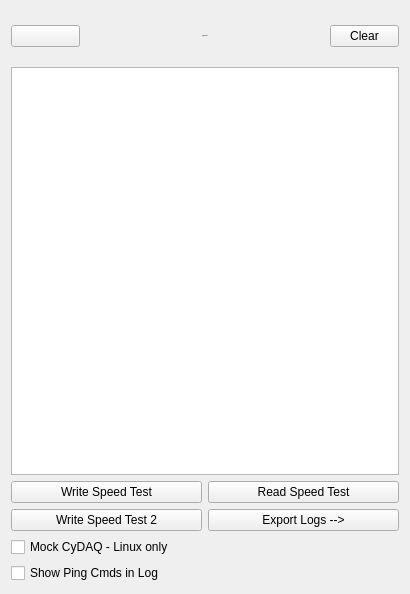
<?xml version="1.0" encoding="UTF-8"?>
<ui version="4.0">
 <class>DebugWidget</class>
 <widget class="QWidget" name="DebugWidget">
  <property name="geometry">
   <rect>
    <x>0</x>
    <y>0</y>
    <width>410</width>
    <height>594</height>
   </rect>
  </property>
  <property name="windowTitle">
   <string>Form</string>
  </property>
  <property name="autoFillBackground">
   <bool>true</bool>
  </property>
  <property name="styleSheet">
   <string notr="true">QWidget {
	font-family: &quot;Segoe UI&quot;;
	font-size: 16px;
	color: #033f63;
}

QPushButton {
	background-color: #033f63;
	color: #d9d9d9;
	border-radius: 4px;
	padding: 8px 16px;
}

#sampling_rate_label, #input_label, #filter_label, #mid_corner_label, #low_corner_label, #high_corner_label {
	font-size: 20px;
	text-align: center;
	color: #98012e;
}

background-color: #d9d9d9;</string>
  </property>
  <layout class="QVBoxLayout" name="verticalLayout">
   <item>
    <layout class="QHBoxLayout" name="horizontalLayout_1">
     <item>
      <widget class="QPushButton" name="home_btn">
       <property name="maximumSize">
        <size>
         <width>69</width>
         <height>16777215</height>
        </size>
       </property>
       <property name="text">
        <string/>
       </property>
       <property name="icon">
        <iconset resource="basic_operation.qrc">
         <normaloff>:/assets/assets/home_icon.png</normaloff>:/assets/assets/home_icon.png</iconset>
       </property>
      </widget>
     </item>
     <item>
      <widget class="QLabel" name="label_3">
       <property name="sizePolicy">
        <sizepolicy hsizetype="Preferred" vsizetype="Preferred">
         <horstretch>0</horstretch>
         <verstretch>0</verstretch>
        </sizepolicy>
       </property>
       <property name="minimumSize">
        <size>
         <width>104</width>
         <height>50</height>
        </size>
       </property>
       <property name="font">
        <font>
         <family>Segoe UI</family>
         <pointsize>-1</pointsize>
        </font>
       </property>
       <property name="lineWidth">
        <number>1</number>
       </property>
       <property name="text">
        <string>Debug Menu</string>
       </property>
       <property name="alignment">
        <set>Qt::AlignCenter</set>
       </property>
      </widget>
     </item>
     <item>
      <widget class="QPushButton" name="clear_log_btn">
       <property name="maximumSize">
        <size>
         <width>69</width>
         <height>16777215</height>
        </size>
       </property>
       <property name="text">
        <string>Clear</string>
       </property>
      </widget>
     </item>
    </layout>
   </item>
   <item>
    <widget class="QPlainTextEdit" name="log_plainTextEdit">
     <property name="minimumSize">
      <size>
       <width>200</width>
       <height>200</height>
      </size>
     </property>
    </widget>
   </item>
   <item>
    <layout class="QGridLayout" name="gridLayout">
     <item row="0" column="1">
      <widget class="QPushButton" name="read_btn">
       <property name="text">
        <string>Read Speed Test</string>
       </property>
      </widget>
     </item>
     <item row="1" column="0">
      <widget class="QPushButton" name="write2_btn">
       <property name="text">
        <string>Write Speed Test 2</string>
       </property>
      </widget>
     </item>
     <item row="1" column="1">
      <widget class="QPushButton" name="export_logs_btn">
       <property name="text">
        <string>Export Logs --&gt;</string>
       </property>
      </widget>
     </item>
     <item row="0" column="0">
      <widget class="QPushButton" name="write_btn">
       <property name="text">
        <string>Write Speed Test</string>
       </property>
      </widget>
     </item>
    </layout>
   </item>
   <item>
    <widget class="QCheckBox" name="mock_checkBox">
     <property name="enabled">
      <bool>true</bool>
     </property>
     <property name="layoutDirection">
      <enum>Qt::LeftToRight</enum>
     </property>
     <property name="text">
      <string>Mock CyDAQ - Linux only</string>
     </property>
     <property name="checked">
      <bool>false</bool>
     </property>
    </widget>
   </item>
   <item>
    <widget class="QCheckBox" name="ping_msg_checkBox">
     <property name="text">
      <string>Show Ping Cmds in Log</string>
     </property>
    </widget>
   </item>
  </layout>
 </widget>
 <resources>
  <include location="basic_operation.qrc"/>
 </resources>
 <connections/>
</ui>
